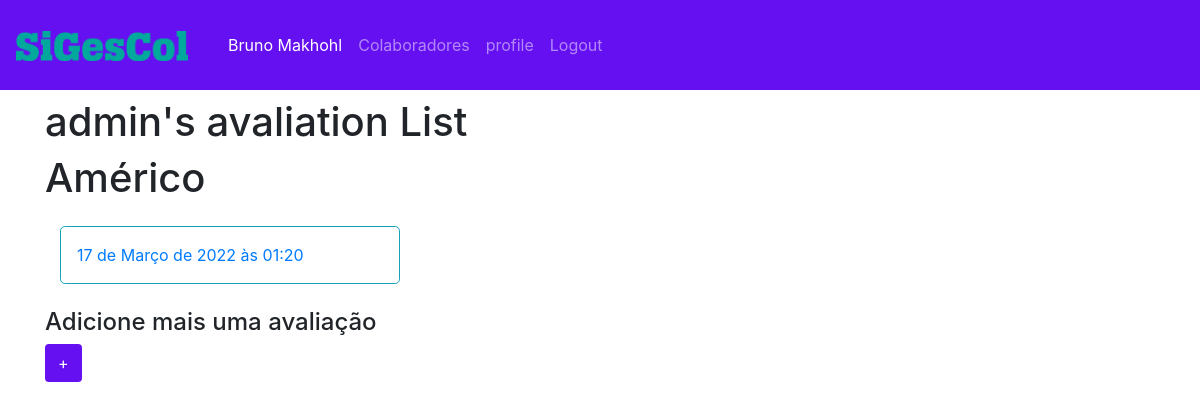
Page /avaliation/user_aval/TestUser02/list/ (signed in) on the committed database.
### aval/models.py (models this page shows, shortened)
class Avaliation(models.Model):
    notas = ((0, '0'), (1, '1'), (2, '2'), (3, '3'), (4, '4'), (5, '5'),
             (6, '6'), (7, '7'), (8, '8'), (9, '9'), (10, '10'))
    user = models.ForeignKey(User, on_delete=models.CASCADE)
    tee = models.IntegerField('trabalho em equipe', choices=notas, default='0', blank=False, null=False)
    pro = models.IntegerField('proatividade', choices=notas, default='0', blank=False, null=False)
    lid = models.IntegerField('liderança', choices=notas, default='0', blank=False, null=False)
    fle = models.IntegerField('flexibilidade', choices=notas, default='0', blank=False, null=False)
    ini = models.IntegerField('iniciativa', choices=notas, default='0', blank=False, null=False)
    pon = models.IntegerField('pontualidade', choices=notas, default='0', blank=False, null=False)
    com = models.IntegerField('comprometimento', choices=notas, default='0', blank=False, null=False)
    cup = models.IntegerField('cumprir prazos', choices=notas, default='0', blank=False, null=False)
    pst = models.IntegerField('proficiência em softwares e técnicas', choices=notas, default='0',
                              blank=False, null=False)
    err = models.IntegerField('erros', choices=notas, default='0', blank=False, null=False)
    org = models.IntegerField('organização', choices=notas, default='0', blank=False, null=False)
    cpi = models.IntegerField('cumprimento dos processos internos', choices=notas, default='0', blank=False, null=False)
    p_pos = models.TextField('percepções positivas', max_length=200, blank=True, null=False)
    p_neg = models.TextField('percepções negativas', max_length=200, blank=True, null=False)
    date_posted = models.DateTimeField(default=timezone.now, editable=False)
    class Meta:
        verbose_name_plural = 'Avaliações'
        verbose_name = 'Avaliação'

### aval/views.py (the view, shortened to what this page needs)
# urls.py: path('user_aval/<str:username>/list/', UserAvalListView.as_view(), name='user-aval-list'),
class UserAvalListView(LoginRequiredMixin, ListView):
    context = {
        'ua_list': Avaliation.objects.all(),
    }
    model = User
    template_name = 'user_aval_list.html'
    context_object_name = 'ua_list'
    ordering = ['-date_posted']
    def get_queryset(self):
        user = get_object_or_404(User, username=self.kwargs.get('username'))
        return Avaliation.objects.filter(user=user).order_by('-date_posted')

### aval/templates/user_aval_list.html
{% extends "base.html" %}
{% load crispy_forms_tags %}
{% block content %}
<div class="container">
        <h1 class="my-2">{{ user.username }}'s avaliation List</h1>
     {% for user in ua_list %}
       <h1>{{ user.user.first_name }}</h1>
        <div class="col-md-4 my-4">
            <article class="media rounded-lg border border-info content-section">
                <div class="article-metadata">
                    <a href="{% url 'user-aval-detail' user.pk %}">
                        <p class="pt-3 pl-3">{{ user.date_posted }}</p>
                    </a>
                </div>
            </article>
        </div>
    {% endfor %}
                    <div class="form-group">
                        <h4>Adicione mais uma avaliação</h4>
                    <a class="btn btn-indigo" href="{% url 'user-aval-create' user.username %}">+</a>
                </div>
</div>
{% endblock %}

### core/templates/base.html (shortened to what this page needs)
{% load static %}
<!doctype html>
<html lang="pt">
    <head>
        <link rel="stylesheet" href="https://cdn.jsdelivr.net/npm/bootstrap@4.6.1/dist/css/bootstrap.min.css">
        <link rel="stylesheet" type="text/css" href="{% static '/css/style.css' %}">
    </head>
    <body>
        <nav class="navbar navbar-expand-lg indigo navbar-dark py-4">
            <a class="navbar-brand" href="{% url 'home' %}">
                <img src="{% static 'img/logo.png' %}" height="30">
            </a>
            <div class="collapse navbar-collapse" id="navbarNav">
                <div class="navbar-nav ml-2">
                    {% if user.is_authenticated %}
                    <span class="nav-item nav-link text-white" >{{ user.first_name }} {{ user.last_name }}</span>
                        <a class="nav-item nav-link" href="{% url 'user-list' %}">Colaboradores</a>
                        <a class="nav-item nav-link" href="{% url 'profile' %}">profile</a>
                        <a class="nav-item nav-link" href="{% url 'logout' %}">Logout</a>
                    {% else %}
                        <a class="btn btn-indigo btn-lg mr-2" href="{% url 'register' %}">Register</a>
                        <a class="btn btn-indigo btn-lg ml-2" href="{% url 'login' %}">Login</a>
                    {% endif %}
                </div>
            </div>
        </nav>
{% block content %}
{% endblock %}
    </body>
</html>

### core/static/css/style.css (style rules this page uses)
.indigo { background: #6510F1; }
.btn-indigo { background: #6510F1; color: #fff; }

### rows in the picture
Avaliation: user.first_name "Américo", date_posted "17 de Março de 2022 às 01:20"

### other values in the picture
{{ user.first_name }} "Bruno"
{{ user.last_name }} "Makhohl"
{{ user.username }} "admin"
